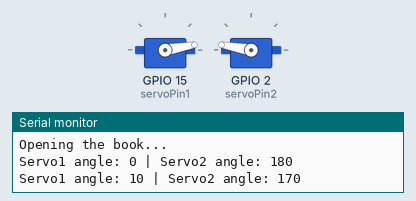
Bench run of a sketch on a simulated ESP32. Parts: 2 × servo, the last lines printed to the serial monitor.

Above: at 1.6 s.
At 8.6 s:
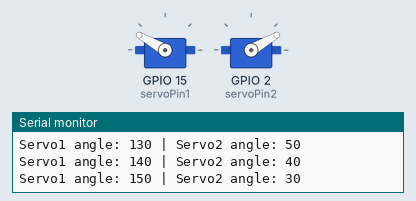
At 16.1 s:
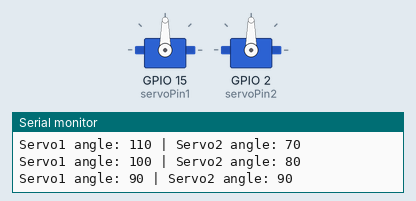
At 31.1 s:
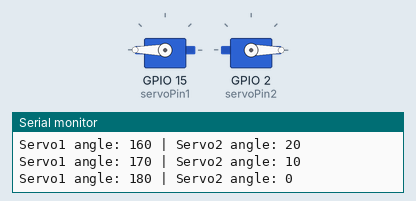
Timing chart, 0 to 40.0 s (numbered marks = the images above):
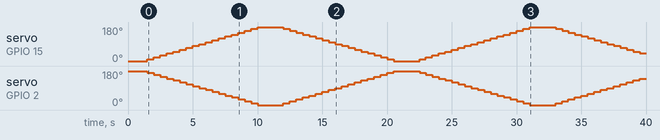

Measured:
- by itself, servo on GPIO 2 (servoPin2): 180° → 170° at 1.5 s, → 160° 0.50 s later, → 150° 0.50 s later, → 140° 0.50 s later, … (68 changes in this stretch)

The sketch:

sketch_feb28a.ino
```cpp
#include <ESP32Servo.h>  // 安装 ESP32Servo 库

Servo servo1;  // 创建舵机对象1
Servo servo2;  // 创建舵机对象2

const int servoPin1 = 15; // 舵机1连接的GPIO
const int servoPin2 = 2;  // 舵机2连接的GPIO

void setup() {
    Serial.begin(115200);
    servo1.attach(servoPin1);  // 绑定舵机1
    servo2.attach(servoPin2);  // 绑定舵机2
    initializeServos(); // 初始化舵机位置
}

void loop() {
    openBook(); // 打开书
    delay(1000); // 等待1秒
    closeBook(); // 关闭书
    delay(1000); // 等待1秒
}

// 初始化舵机位置
void initializeServos() {
    servo1.write(0);
    servo2.write(180);
    delay(1000);
}

// 打开书
void openBook() {
    Serial.println("Opening the book...");
    moveServos(0, 180, 10, 500); // 从0°到180°，每次增加10°，延时500ms
    Serial.println("Book is open!");
}

// 关闭书
void closeBook() {
    Serial.println("Closing the book...");
    moveServos(180, 0, -10, 500); // 从180°到0°，每次减少10°，延时500ms
    Serial.println("Book is closed!");
}

// 控制舵机运动
void moveServos(int startAngle, int endAngle, int step, int delayTime) {
    if (step > 0) {
        // 正向旋转
        for (int angle = startAngle; angle <= endAngle; angle += step) {
            int reversedAngle = 180 - angle;  // 反向旋转
            setServoAngles(angle, reversedAngle);
            delay(delayTime);
        }
    } else {
        // 反向旋转
        for (int angle = startAngle; angle >= endAngle; angle += step) {
            int reversedAngle = 180 - angle;  // 反向旋转
            setServoAngles(angle, reversedAngle);
            delay(delayTime);
        }
    }
}

// 设置舵机角度
void setServoAngles(int angle1, int angle2) {
    Serial.print("Servo1 angle: ");
    Serial.print(angle1);
    Serial.print(" | Servo2 angle: ");
    Serial.println(angle2);

    servo1.write(angle1);
    servo2.write(angle2);
}
```
